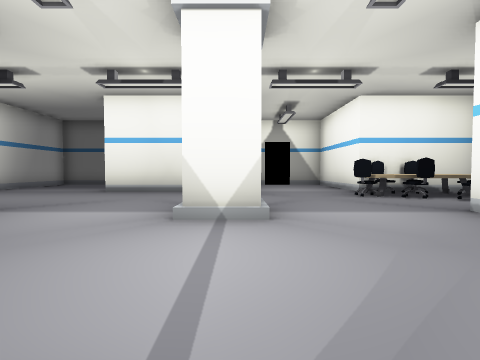
[1] (above)

12 first-person views from a walk through a level from a Godot 3-D game. The camera is 1.3 m above the floor, tilts 2° down and sees 85° across. The floor is counted in squares, 2 m on a side. Each view is taken from the middle of a square. On the plan, view 1 faces up. The plan holds only what a view shows up to about 9 squares ahead; the rest is blank. Some surface patterns are stand-ins.

[2]
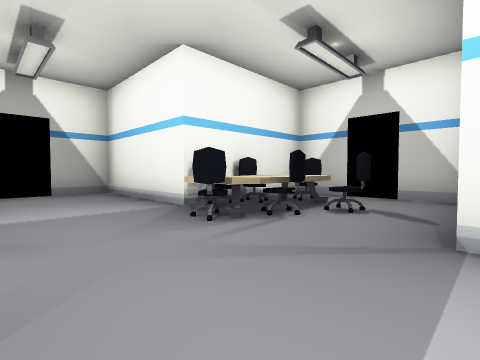

[3]
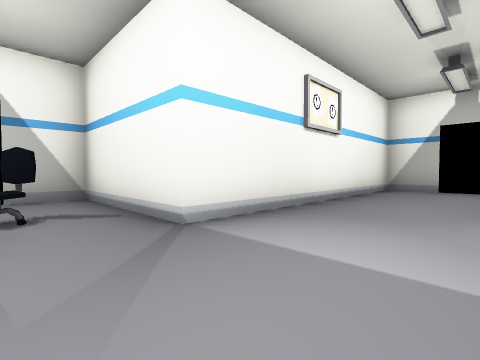

[4]
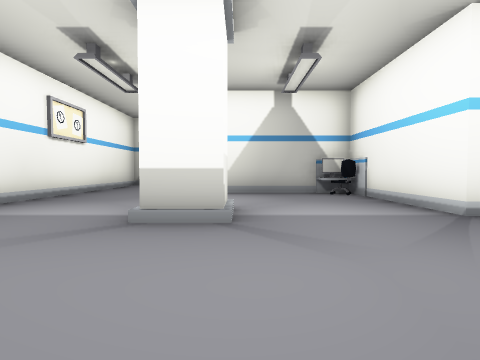

[5]
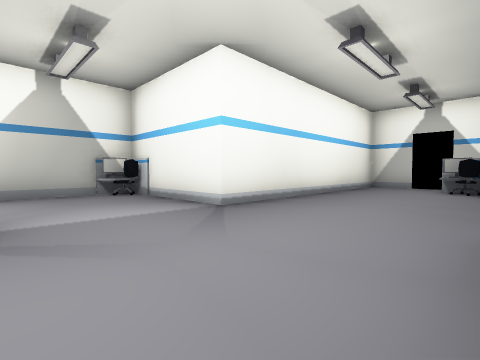

[6]
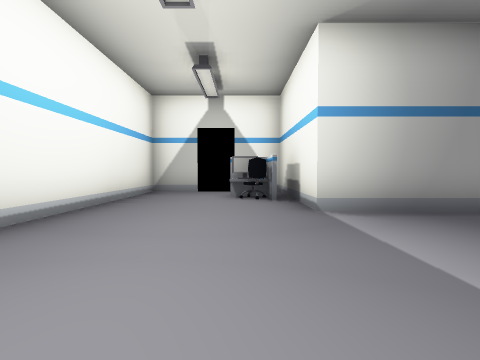

[7]
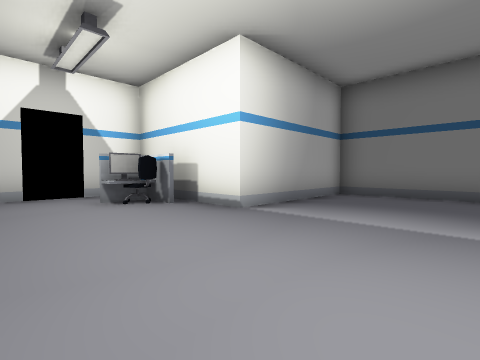

[8]
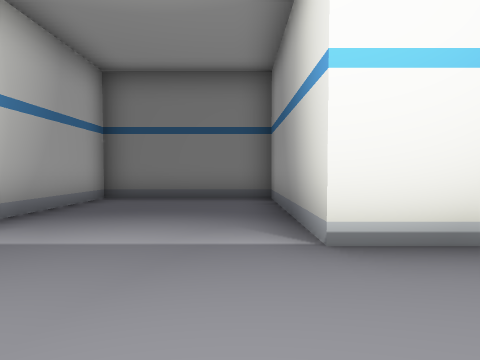

[9]
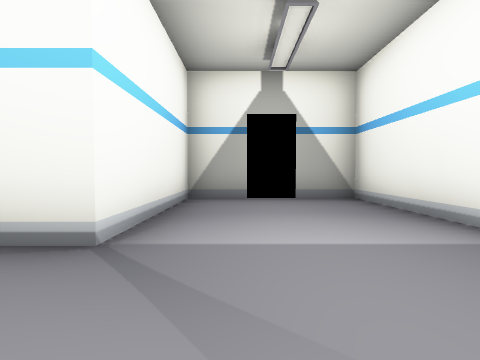

[10]
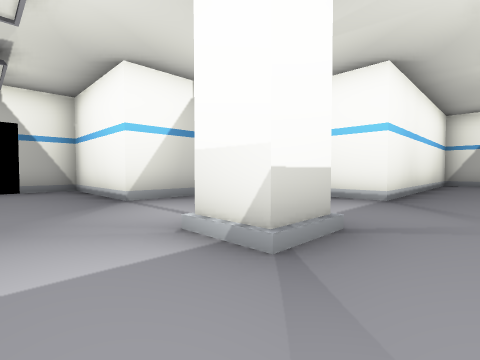

[11]
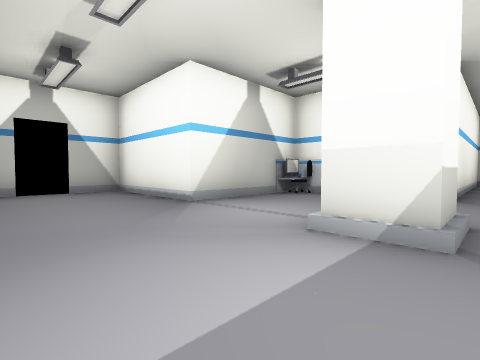

[12]
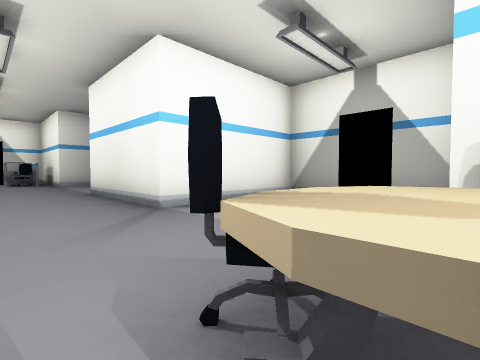

### Floor plan
Points are (right, up) in squares from view 1. A wall is a line through its corners. A room is listed if a view was taken in it or the views show most of it. See-through windows are left out.
Room 1 (views 1, 2, 3, 4, 5, 6, 7, 8, 9, 10, 11, 12)
walls: (3.2, 6.7) (3.4, 6.4); (3.4, 6.3) (2.9, 6.9); (-3.4, 0.3) (-0.2, 0.3) (-0.2, -3.7) (3.7, -3.7) (3.7, 4.3) (7.8, 4.3) (7.8, 8.3) (3.7, 8.3) (3.7, 12.3) (-0.2, 12.3) (-0.2, 8.3) (-4.2, 8.3) (-4.2, 12.3) (-8.2, 12.3) (-8.2, 8.3) (-12.2, 8.3) (-12.2, 4.3) (-4.3, 4.3) (-4.3, 1.8); (4.5, 6.3) (3.8, 6.4) (3.3, 6.6); (5.5, 7.7) (4.9, 7.9); (5.7, 6.3) (4.6, 6.3)
low walls: (3.5, 7) (3.2, 6.7); (3.7, 6.7) (3.2, 7.2); (5.5, 5.6) (5.1, 6)
ways out: gap at (7, 7)
objects: desk (-11, 7) to (-10, 7); desk (-4, 1); pillar (0, 4)

Where each view was taken, in squares from view 1:
view 1: 0 up, 0 right, facing up
view 2: 4 up, 1 right, facing up-right
view 3: 6 up, 1 right, facing down-right
view 4: 8 up, 1 left, facing down
view 5: 8 up, 1 left, facing down-left
view 6: 7 up, 4 left, facing left
view 7: 5 up, 5 left, facing up-left
view 8: 6 up, 5 left, facing up
view 9: 6 up, 1 right, facing up
view 10: 6 up, 2 right, facing down-left
view 11: 5 up, 3 right, facing down-left
view 12: 6 up, 4 right, facing up-left
